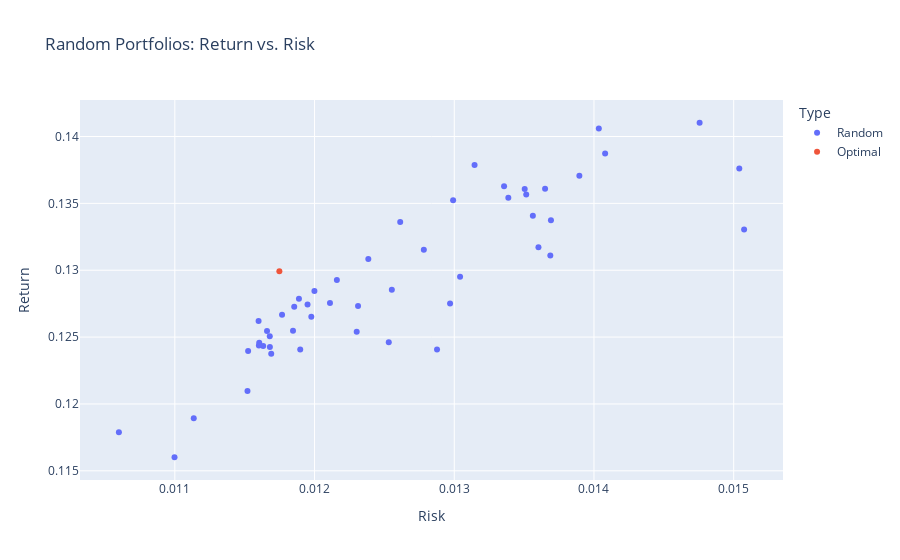

Here is the notebook cell this chart was saved with:
### Code cell
data = {
    'Return' : random_returns,
    'Risk' : random_risks,
    'Type' : ['Random']*num_portfolios
}
for i, stock in enumerate(stocks):
    data[stock] = [round(w[i],2) for w in random_weights]



data = pd.DataFrame(data)

row = {'Return' : opt_return,
       'Risk' : portfoilio_risk(result.x, df.cov().values),
       'Type' : ['Optimal']
       }
for i, stock in enumerate(stocks):
    row[stock] = round(result.x[i], 2)


row = pd.DataFrame(row)
data = pd.concat([data, row])


fig = px.scatter(data, x='Risk', y='Return', color='Type',
                 hover_data={stock: True for stock in stocks},
                 title="Random Portfolios: Return vs. Risk",
                 labels={'Risk': 'Risk', 'Return': 'Return'})


fig.update_layout(
    hovermode='closest',
    xaxis_title="Risk",
    yaxis_title="Return",
    title="Random Portfolios: Return vs. Risk"
)

### Figure 1 — Plotly figure (JSON) as saved in the notebook; plotly's stock layout.template omitted (floating-point values rounded to 4 significant figures; data arrays with more than 128 entries replaced by an {"elided": "..."} marker saying what was removed)
{"data": [{"customdata": {"elided": "50x20 float values"}, "hovertemplate": "Type=Random<br>Risk=%{x}<br>Return=%{y}<br>AAPL=%{customdata[0]}<br>MSFT=%{customdata[1]}<br>AMZN=%{customdata[2]}<br>GOOGL=%{customdata[3]}<br>META=%{customdata[4]}<br>TSLA=%{customdata[5]}<br>NVDA=%{customdata[6]}<br>JNJ=%{customdata[7]}<br>V=%{customdata[8]}<br>JPM=%{customdata[9]}<br>WMT=%{customdata[10]}<br>PG=%{customdata[11]}<br>UNH=%{customdata[12]}<br>DIS=%{customdata[13]}<br>HD=%{customdata[14]}<br>INTC=%{customdata[15]}<br>CSCO=%{customdata[16]}<br>KO=%{customdata[17]}<br>PFE=%{customdata[18]}<br>PEP=%{customdata[19]}<extra></extra>", "legendgroup": "Random", "marker": {"color": "#636efa", "symbol": "circle"}, "mode": "markers", "name": "Random", "orientation": "v", "showlegend": true, "type": "scatter", "x": [0.01198, 0.01189, 0.01166, 0.01408, 0.01403, 0.01216, 0.0116, 0.01163, 0.01476, 0.01168, 0.01351, 0.0106, 0.01255, 0.01211, 0.01336, 0.01152, 0.01177, 0.0139, 0.0116, 0.01288, 0.01231, 0.0116, 0.01504, 0.01253, 0.01369, 0.01299, 0.01356, 0.0136, 0.0123, 0.01114, 0.01339, 0.01278, 0.0119, 0.0135, 0.01168, 0.01185, 0.01369, 0.01315, 0.01195, 0.01507, 0.01152, 0.011, 0.01169, 0.012, 0.01261, 0.01297, 0.01185, 0.01365, 0.01304, 0.01238], "xaxis": "x", "y": [0.1265, 0.1279, 0.1254, 0.1387, 0.1406, 0.1293, 0.1262, 0.1243, 0.141, 0.1243, 0.1357, 0.1179, 0.1285, 0.1276, 0.1363, 0.1239, 0.1267, 0.1371, 0.1246, 0.1241, 0.1273, 0.1244, 0.1376, 0.1246, 0.1337, 0.1352, 0.1341, 0.1317, 0.1254, 0.1189, 0.1354, 0.1315, 0.1241, 0.1361, 0.1251, 0.1273, 0.1311, 0.1379, 0.1274, 0.133, 0.121, 0.116, 0.1237, 0.1284, 0.1336, 0.1275, 0.1255, 0.1361, 0.1295, 0.1308], "yaxis": "y"}, {"customdata": [[0.08, 0.07, 0.03, 0.05, 0.03, 0.02, 0.04, 0.05, 0.06, 0.15, 0.02, 0.03, 0.05, 0.05, 0.09, 0.03, 0.04, 0.09, 0.03, 0.01]], "hovertemplate": "Type=Optimal<br>Risk=%{x}<br>Return=%{y}<br>AAPL=%{customdata[0]}<br>MSFT=%{customdata[1]}<br>AMZN=%{customdata[2]}<br>GOOGL=%{customdata[3]}<br>META=%{customdata[4]}<br>TSLA=%{customdata[5]}<br>NVDA=%{customdata[6]}<br>JNJ=%{customdata[7]}<br>V=%{customdata[8]}<br>JPM=%{customdata[9]}<br>WMT=%{customdata[10]}<br>PG=%{customdata[11]}<br>UNH=%{customdata[12]}<br>DIS=%{customdata[13]}<br>HD=%{customdata[14]}<br>INTC=%{customdata[15]}<br>CSCO=%{customdata[16]}<br>KO=%{customdata[17]}<br>PFE=%{customdata[18]}<br>PEP=%{customdata[19]}<extra></extra>", "legendgroup": "Optimal", "marker": {"color": "#EF553B", "symbol": "circle"}, "mode": "markers", "name": "Optimal", "orientation": "v", "showlegend": true, "type": "scatter", "x": [0.01175], "xaxis": "x", "y": [0.1299], "yaxis": "y"}], "layout": {"hovermode": "closest", "legend": {"title": {"text": "Type"}, "tracegroupgap": 0}, "title": {"text": "Random Portfolios: Return vs. Risk"}, "xaxis": {"anchor": "y", "domain": [0, 1], "title": {"text": "Risk"}}, "yaxis": {"anchor": "x", "domain": [0, 1], "title": {"text": "Return"}}}}
